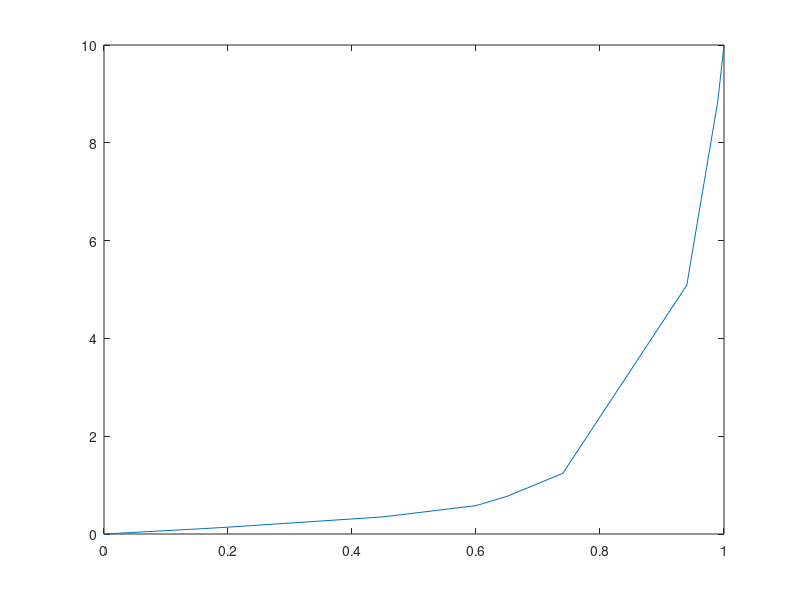

Reproduce this figure in MATLAB. (Note: this script raises an error after producing the figure.)
% *****************************************************************
% * Obtener polinomio a partir de datos guardados en archivo .csv *
% * Autor: lross2k                                                *
% * Lenguaje: Octave                                              *
% *****************************************************************

% Obtener datos del archivo .csv
%datos = readmatrix('datos.csv');     % MATLAB
%datos = csvread('datos.csv');         % Octave

% Separar datos en preimagenes e imagenes

datos = [0 0;
        0.16 0.11;
        0.2 0.14;
        %0.31 0.22;     % dato removido
        0.45 0.35;
        %0.54 0.46;
        0.6 0.58;
        %0.62 0.67;
        0.65 0.77;
        %0.68 0.88;
        0.74 1.24;
        %0.82 2.02;
        0.94 5.09;
        %0.97 7.25;
        0.99 8.85;
        1 10];

x = datos(:,1);
y = datos(:,2);

% Generar plot con datos
plot(x,y);

% Valor que se sustituye
sust = 0.98;

% Se llama a la función
[aprox] = lagrange_pol_lim(x,y,sust);
[aprox] = lagrange_pol_lim(x,y,0.5)

disp(aprox);

% Generar gráfica de datos obtenidos por aproximaciones
nx = 0:0.1:1;
cantidad = (1)/0.1+1
ny = [];
for i = 1:cantidad;
    ny(i) = lagrange_pol_lim(x,y,nx(i));
end
plot(nx,ny);
